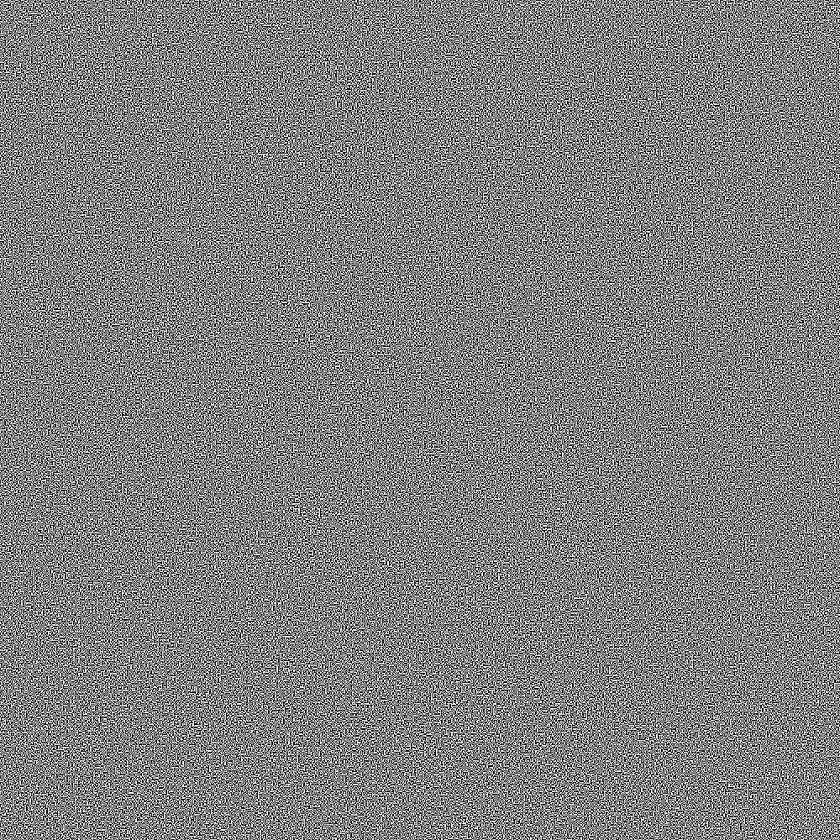
#> input picture 07_visual_cryptography/qr_code_share1.png, 840 x 840 px, shrunk from 1000 x 1000 before the run; its folder holds only this picture in this run
$ python vis_crypto.py qr_code_share1.png
#> lines starting #> are read from the running program, lines starting #| are printed output that depends on the picture
import os
import sys
import random
import numpy as np
import matplotlib.pyplot as plt
from PIL import Image

shares_matrix = [[0,0,1,1, 1,1,0,0], [0,1,0,1, 1,0,1,0], [0,1,1,0, 1,0,0,1], [1,0,0,1, 0,1,1,0], [1,0,1,0, 0,1,0,1], [1,1,0,0, 0,0,1,1]]

def validate_arguments():
    if len(sys.argv) != 2:
        print("Use: python vis_crypto.py \"name.png\"")
        exit(1)
    arg_image = sys.argv[1]
    if not os.path.exists(arg_image):
        print(f"File {arg_image} does not exist")
        exit(1)
    if not arg_image.lower().endswith('.png'):
        print("File must have a .png extension")
        exit(1)
    arg_name = arg_image.split('.')[0]
    try:
        arg_image = Image.open(arg_image).convert('1')
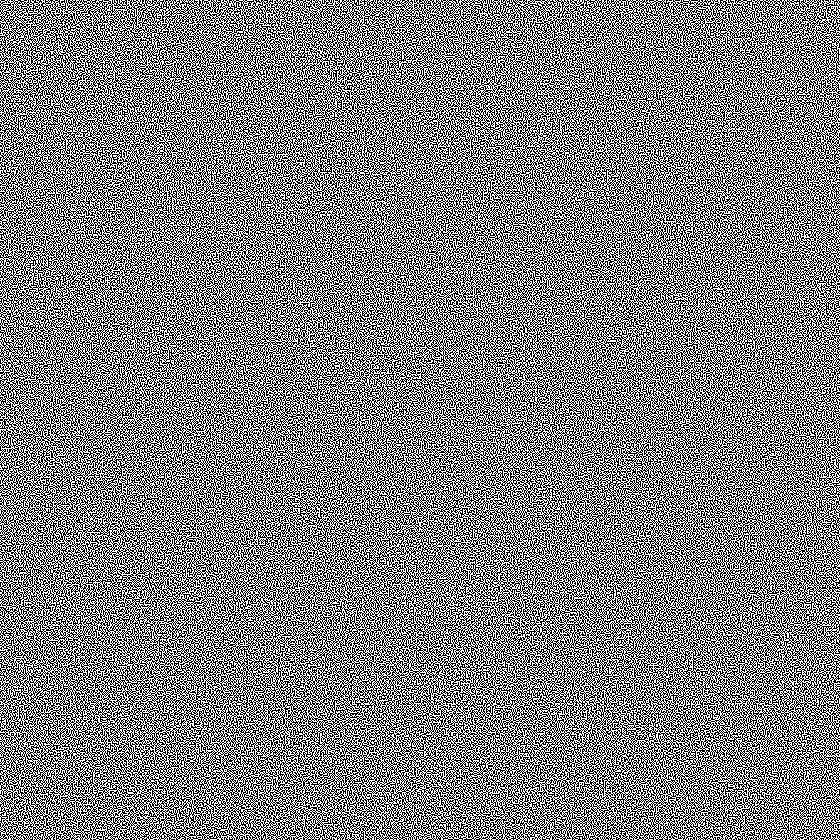
#> arg_image: PIL image 840x840 1; 50% white in thin lines or dots
    except:
        print("Error loading png file")
        exit(1)
    arg_width, arg_height = arg_image.size
#> arg_width = 840; arg_height = 840
    arg_image = [[0 if arg_image.getpixel((x, y)) == 0 else 1 for x in range(arg_width)] for y in range(arg_height)]
#> arg_image = 840 items
    return [arg_name, arg_height, arg_width, arg_image]

if __name__ == "__main__":
    data = validate_arguments()
#> data = 4 items
    name = data[0]
#> name = 'qr_code_share1'
    height = data[1]
#> height = 840
    width = data[2]
#> width = 840
    original_matrix = data[3]
#> original_matrix = 840 items
    matrix_1 = [[0] * width*2 for _ in range(height*2)]
#> matrix_1 = 1680 items
    matrix_2 = [[0] * width*2 for _ in range(height*2)]
#> matrix_2 = 1680 items
    final_matrix = [[0] * width*2 for _ in range(height*2)]
#> final_matrix = 1680 items
    for y in range(height):
        for x in range(width):
            prob = random.randint(0, 5)
            current_share = shares_matrix[prob]
            matrix_1[2*y][2*x] = current_share[0]
            matrix_1[2*y][2*x+1] = current_share[1]
            matrix_1[2*y+1][2*x] = current_share[2]
            matrix_1[2*y+1][2*x+1] = current_share[3]
            if original_matrix[y][x] == 1:
                matrix_2[2*y][2*x] = current_share[0]
                matrix_2[2*y][2*x+1] = current_share[1]
                matrix_2[2*y+1][2*x] = current_share[2]
                matrix_2[2*y+1][2*x+1] = current_share[3]
            else:
                matrix_2[2*y][2*x] = current_share[4]
                matrix_2[2*y][2*x+1] = current_share[5]
                matrix_2[2*y+1][2*x] = current_share[6]
                matrix_2[2*y+1][2*x+1] = current_share[7]
            final_matrix[2*y][2*x] = matrix_1[2*y][2*x]
            final_matrix[2*y][2*x+1] = matrix_1[2*y][2*x+1]
            final_matrix[2*y+1][2*x] = matrix_1[2*y+1][2*x]
            final_matrix[2*y+1][2*x+1] = matrix_1[2*y+1][2*x+1]
            if matrix_2[2*y][2*x] == 0:
                final_matrix[2*y][2*x] = 0
            if matrix_2[2*y][2*x+1] == 0:
                final_matrix[2*y][2*x+1] = 0
            if matrix_2[2*y+1][2*x] == 0:
                final_matrix[2*y+1][2*x] = 0
            if matrix_2[2*y+1][2*x+1] == 0:
                final_matrix[2*y+1][2*x+1] = 0
    plt.imsave(f"{name}_share1.png", np.array(matrix_1) * 255, cmap="gray", vmin=0, vmax=255)
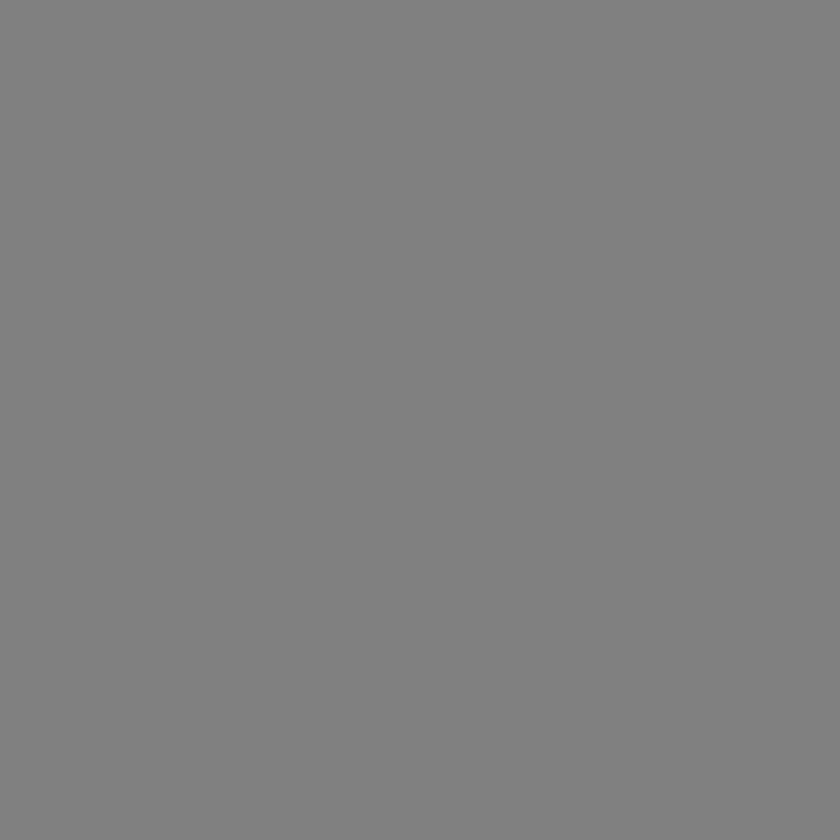
#> saved as qr_code_share1_share1.png: shape (1680, 1680, 3) (shown at 1/2 size); 50% white in thin lines or dots
    plt.imsave(f"{name}_share2.png", np.array(matrix_2) * 255, cmap="gray", vmin=0, vmax=255)
    plt.imsave(f"{name}_merged.png", np.array(final_matrix) * 255, cmap="gray", vmin=0, vmax=255)
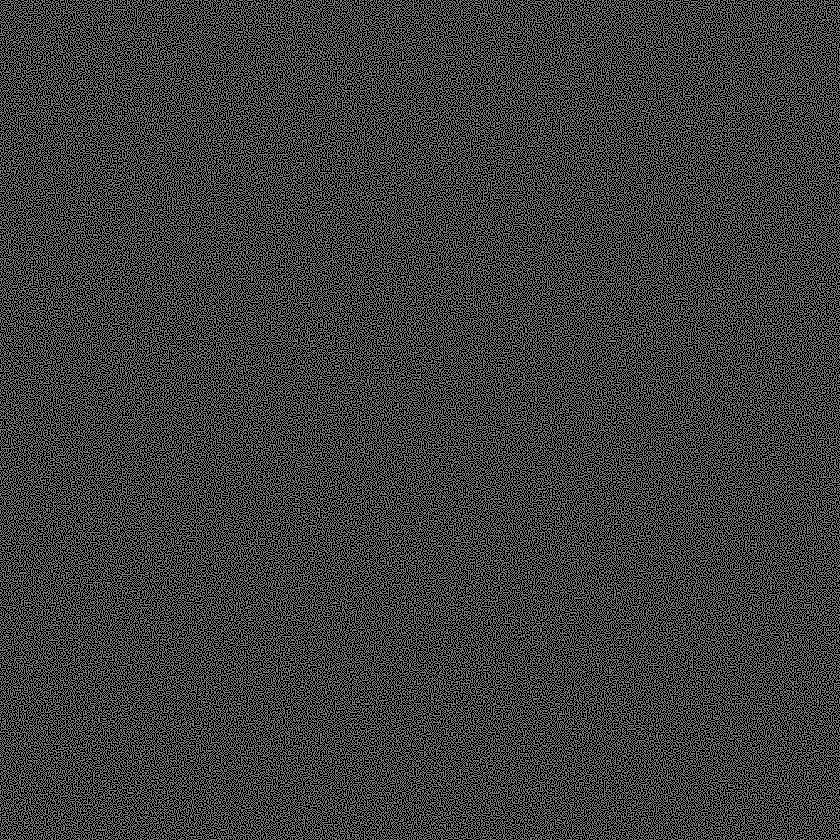
#> saved as qr_code_share1_merged.png: shape (1680, 1680, 3) (shown at 1/2 size); 25% white in thin lines or dots
